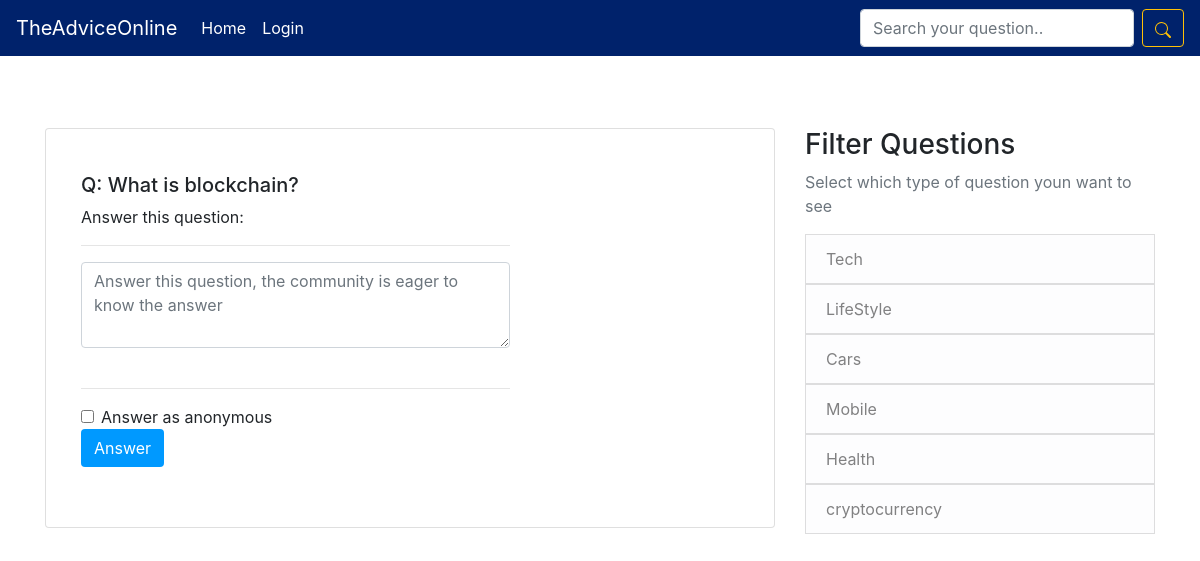
/answer/24, run on the app's committed database.
### question/models.py (models this page shows)
class Question(models.Model):
    asked_by = models.ForeignKey(User, on_delete=models.CASCADE)
    the_question = models.TextField()
    asked_when = models.DateTimeField(auto_now_add=True)
    question_category = models.CharField(max_length=30)
    is_anonymous = models.BooleanField(default=False)
    def __str__(self):
        return self.the_question

class category(models.Model):
    cat = models.CharField(max_length=30)

### question/views.py (the view, shortened to what this page needs)
# urls.py: path('answer/<int:question_obj>', views.answer_question, name='answer'),
def answer_question(request, question_obj):
    user_ = request.user
    if request.method == 'GET':
        try:
            answered = []
            unanswered = []
            the_question = Question.objects.get(pk=question_obj)
            other_answers = Answer.objects.filter(answer_of=the_question).order_by('-answered_when')
            if user_ == the_question.asked_by:
                if Sub_question.objects.filter(main_question=the_question).count() == 0:
                    pass
                else:
                    temp = Sub_question.objects.filter(main_question=the_question)
                    for item in temp:
                        if item.is_answered:
                            answered.append(item)
                        else:
                            unanswered.append(item)
            else:
                temp = Sub_question.objects.filter(main_question=the_question)
                for item in temp:
                    if item.is_answered:
                        answered.append(item)
            cats = c.objects.all()
            return render(request, 'question/answer_page.html', {'the_question': the_question, 'other_answers': other_answers, 'answered': answered, 'unanswered': unanswered, 'cats': cats})
        except:
            messages.error(request, 'The question does not exist!')
            return redirect('/')

### templates/question/answer_page.html (shortened to what this page needs)
{% extends "base.html" %}
{% block main_content %}
<br><br><br>
<div class="card">
    <div class="card-body">
        <form action="{% url 'answer' the_question.pk %}" method="post">
            <div class="container my-4">
                <div class="row">
                    <div class="col-md-8">
                        <h5>Q: {{the_question}}</h5>
                        <p>Answer this question:</p>
                        <hr size="30px">
                        <textarea class="form-control" name="answer" cols="25" rows="3"
                            placeholder="Answer this question, the community is eager to know the answer"></textarea><br>
                        <hr size="30px">
                        <div class="form-check form-switch">
                            <input class="form-check-input" type="checkbox" name="is_ann" id="flexSwitchCheckChecked">
                            <label class="form-check-label" for="flexSwitchCheckChecked">Answer as anonymous</label>
                          </div>
                        <div class="form-group">
                            <button class="btn" style="background-color: #0099FF;color:white; position: relative;"
                                type="submit">Answer</button>
                        </div>
                    </div>
                </div>
            </div>
        </form>
    </div>
</div>
{% endblock main_content %}

### templates/base.html (shortened to what this page needs)
<!DOCTYPE html>
<html>
<head>
    <link rel="stylesheet" href="https://cdn.jsdelivr.net/npm/bootstrap@4.6.0/dist/css/bootstrap.min.css">
</head>
<body>
    <nav class="navbar navbar-expand-lg navbar-dark bg-pial">
        <a class="navbar-brand" href="{% url 'home' %}">TheAdviceOnline</a>
        <div class="collapse navbar-collapse" id="navbarSupportedContent">
            <ul class="navbar-nav mr-auto">
                <li class="nav-item active">
                    <a class="nav-link" href="{% url 'home' %}">Home <span class="sr-only">(current)</span></a>
                </li>
                {% if user.is_authenticated %}
                <li class="nav-item active">
                  <a class="nav-link" href="{% url 'profile_handler' user.pk %}">Profile <span class="sr-only">(current)</span></a>
                </li>
                {% else %}
                <li class="nav-item active">
                  <a class="nav-link" href="{% url 'account_login' %}">Login <span class="sr-only">(current)</span></a>
                </li>
                {% endif %}
            </ul>
            <form action="{% url 'search' %}" class="form-inline my-2 my-lg-0" method="post">
                <input class="form-control mr-sm-2" type="search" name="search" placeholder="Search your question.." aria-label="Search">
                <button class="btn btn-outline-warning my-2 my-sm-0" type="submit"></button>
            </form>
        </div>
    </nav>
 <main role="main" class="container">
      <div class="row">
        <div class="col-lg-8">
          {% block main_content %}{% endblock main_content %}
        </div>
        <div class="col-lg-4 mt-4">
        <br> <br>
          <div class="content-section">
            {% if unanswered %}
          <h3>More</h3>
          <p class='text-muted'>You may also like to answer these questions too!
              <ul class="list-group">
                {% for i in unanswered %}
                  <a href="{% url 'sub_question' i.pk %}"><li class="list-group-item list-group-item-light">{{i.the_sub_question}}</li></a>
                {% endfor %}
              </ul>
            </p>
            {% else %}
            <h3>Filter Questions</h3>
            <p class='text-muted'>Select which type of question youn want to see
              <ul class="list-group">
              {% for x in cats %}
                <a href="{% url 'search2' x.pk %}"><li class="list-group-item list-group-item-light">{{x.cat}}</li></a>
              {% endfor %}
              </ul>
            </p>
            {% endif %}
          </div>
        </div>
      </div>
    </main>
</body>

### templates/base.html (style rules this page uses)
.bg-pial { background-color: #00226b; }

### data on the page
Question: the_question "What is blockchain?"
category: cat "Tech"
category: cat "LifeStyle"
category: cat "Cars"
category: cat "Mobile"
category: cat "Health"
category: cat "cryptocurrency"
